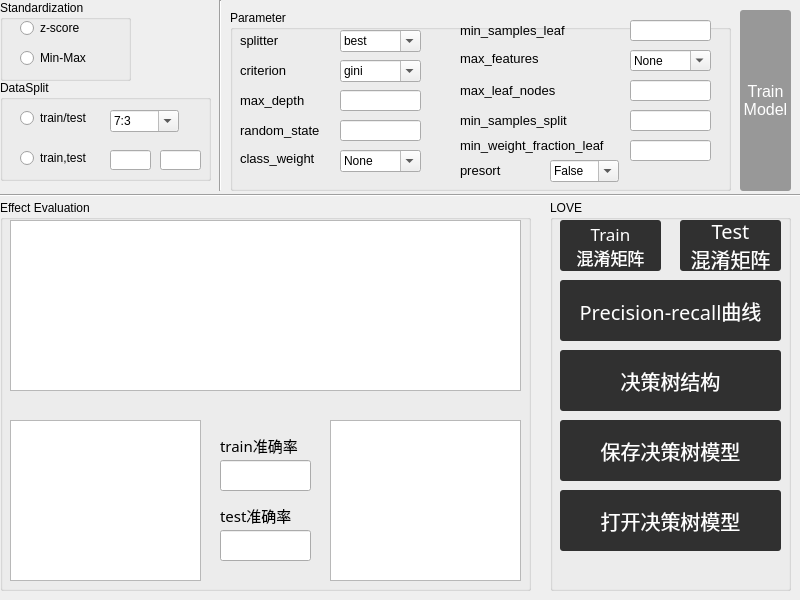
<?xml version="1.0" encoding="UTF-8"?>
<ui version="4.0">
 <class>Dialog</class>
 <widget class="QDialog" name="Dialog">
  <property name="geometry">
   <rect>
    <x>0</x>
    <y>0</y>
    <width>800</width>
    <height>600</height>
   </rect>
  </property>
  <property name="minimumSize">
   <size>
    <width>800</width>
    <height>600</height>
   </size>
  </property>
  <property name="maximumSize">
   <size>
    <width>800</width>
    <height>600</height>
   </size>
  </property>
  <property name="windowTitle">
   <string>DT Classifier</string>
  </property>
  <widget class="QPushButton" name="dt_action">
   <property name="geometry">
    <rect>
     <x>740</x>
     <y>10</y>
     <width>51</width>
     <height>181</height>
    </rect>
   </property>
   <property name="font">
    <font>
     <pointsize>12</pointsize>
    </font>
   </property>
   <property name="styleSheet">
    <string notr="true">QPushButton { background-color:rgb(152, 152, 152); border-radius: 3px; color: rgb(255, 255, 255); } QPushButton:hover { background-color:rgb(91, 91, 136)}</string>
   </property>
   <property name="text">
    <string>Train
Model</string>
   </property>
  </widget>
  <widget class="Line" name="line">
   <property name="geometry">
    <rect>
     <x>0</x>
     <y>180</y>
     <width>801</width>
     <height>31</height>
    </rect>
   </property>
   <property name="orientation">
    <enum>Qt::Horizontal</enum>
   </property>
  </widget>
  <widget class="QGroupBox" name="groupBox_3">
   <property name="geometry">
    <rect>
     <x>0</x>
     <y>0</y>
     <width>131</width>
     <height>81</height>
    </rect>
   </property>
   <property name="title">
    <string>Standardization</string>
   </property>
   <widget class="QRadioButton" name="s_radio_2">
    <property name="geometry">
     <rect>
      <x>20</x>
      <y>50</y>
      <width>89</width>
      <height>16</height>
     </rect>
    </property>
    <property name="text">
     <string>Min-Max</string>
    </property>
   </widget>
   <widget class="QRadioButton" name="s_radio_1">
    <property name="geometry">
     <rect>
      <x>20</x>
      <y>20</y>
      <width>89</width>
      <height>16</height>
     </rect>
    </property>
    <property name="text">
     <string>z-score</string>
    </property>
   </widget>
  </widget>
  <widget class="QGroupBox" name="groupBox_4">
   <property name="geometry">
    <rect>
     <x>0</x>
     <y>80</y>
     <width>211</width>
     <height>101</height>
    </rect>
   </property>
   <property name="title">
    <string>DataSplit</string>
   </property>
   <widget class="QRadioButton" name="d_radio_2">
    <property name="geometry">
     <rect>
      <x>20</x>
      <y>70</y>
      <width>81</width>
      <height>16</height>
     </rect>
    </property>
    <property name="text">
     <string>train,test</string>
    </property>
   </widget>
   <widget class="QRadioButton" name="d_radio_1">
    <property name="geometry">
     <rect>
      <x>20</x>
      <y>30</y>
      <width>89</width>
      <height>16</height>
     </rect>
    </property>
    <property name="text">
     <string>train/test</string>
    </property>
   </widget>
   <widget class="QLineEdit" name="train">
    <property name="geometry">
     <rect>
      <x>110</x>
      <y>70</y>
      <width>41</width>
      <height>20</height>
     </rect>
    </property>
   </widget>
   <widget class="QLineEdit" name="test">
    <property name="geometry">
     <rect>
      <x>160</x>
      <y>70</y>
      <width>41</width>
      <height>20</height>
     </rect>
    </property>
   </widget>
   <widget class="QComboBox" name="tt_box">
    <property name="geometry">
     <rect>
      <x>110</x>
      <y>30</y>
      <width>69</width>
      <height>22</height>
     </rect>
    </property>
    <property name="styleSheet">
     <string notr="true">QPushButton { background-color:rgb(152, 152, 152); border-radius: 3px; color: rgb(255, 255, 255); } QPushButton:hover { background-color:rgb(91, 91, 136)}</string>
    </property>
    <property name="editable">
     <bool>true</bool>
    </property>
    <item>
     <property name="text">
      <string>7:3</string>
     </property>
    </item>
    <item>
     <property name="text">
      <string>9:1</string>
     </property>
    </item>
    <item>
     <property name="text">
      <string>8:2</string>
     </property>
    </item>
    <item>
     <property name="text">
      <string>6:4</string>
     </property>
    </item>
    <item>
     <property name="text">
      <string>5:5</string>
     </property>
    </item>
   </widget>
  </widget>
  <widget class="Line" name="line_2">
   <property name="geometry">
    <rect>
     <x>210</x>
     <y>0</y>
     <width>20</width>
     <height>191</height>
    </rect>
   </property>
   <property name="font">
    <font>
     <pointsize>13</pointsize>
     <weight>50</weight>
     <bold>false</bold>
    </font>
   </property>
   <property name="lineWidth">
    <number>1</number>
   </property>
   <property name="orientation">
    <enum>Qt::Vertical</enum>
   </property>
  </widget>
  <widget class="QGroupBox" name="groupBox_2">
   <property name="geometry">
    <rect>
     <x>550</x>
     <y>200</y>
     <width>241</width>
     <height>391</height>
    </rect>
   </property>
   <property name="title">
    <string>LOVE</string>
   </property>
   <widget class="QPushButton" name="mm_Button02">
    <property name="geometry">
     <rect>
      <x>130</x>
      <y>20</y>
      <width>101</width>
      <height>51</height>
     </rect>
    </property>
    <property name="font">
     <font>
      <family>幼圆</family>
      <pointsize>15</pointsize>
     </font>
    </property>
    <property name="styleSheet">
     <string notr="true">QPushButton { background-color:rgb(48, 48, 48); border-radius: 3px; color: rgb(255, 255, 255); } QPushButton:hover { background-color:rgb(91, 91, 136)}</string>
    </property>
    <property name="text">
     <string>Test
混淆矩阵</string>
    </property>
   </widget>
   <widget class="QPushButton" name="roc_Button">
    <property name="geometry">
     <rect>
      <x>10</x>
      <y>80</y>
      <width>221</width>
      <height>61</height>
     </rect>
    </property>
    <property name="font">
     <font>
      <family>幼圆</family>
      <pointsize>15</pointsize>
     </font>
    </property>
    <property name="styleSheet">
     <string notr="true">QPushButton { background-color:rgb(48, 48, 48); border-radius: 3px; color: rgb(255, 255, 255); } QPushButton:hover { background-color:rgb(91, 91, 136)}</string>
    </property>
    <property name="text">
     <string>Precision-recall曲线</string>
    </property>
   </widget>
   <widget class="QPushButton" name="mm_Button01">
    <property name="geometry">
     <rect>
      <x>10</x>
      <y>20</y>
      <width>101</width>
      <height>51</height>
     </rect>
    </property>
    <property name="font">
     <font>
      <family>幼圆</family>
      <pointsize>13</pointsize>
     </font>
    </property>
    <property name="styleSheet">
     <string notr="true">QPushButton { background-color:rgb(48, 48, 48); border-radius: 3px; color: rgb(255, 255, 255); } QPushButton:hover { background-color:rgb(91, 91, 136)}</string>
    </property>
    <property name="text">
     <string>Train
混淆矩阵</string>
    </property>
   </widget>
   <widget class="QPushButton" name="dtp_Button">
    <property name="geometry">
     <rect>
      <x>10</x>
      <y>150</y>
      <width>221</width>
      <height>61</height>
     </rect>
    </property>
    <property name="font">
     <font>
      <family>幼圆</family>
      <pointsize>15</pointsize>
     </font>
    </property>
    <property name="styleSheet">
     <string notr="true">QPushButton { background-color:rgb(48, 48, 48); border-radius: 3px; color: rgb(255, 255, 255); } QPushButton:hover { background-color:rgb(91, 91, 136)}</string>
    </property>
    <property name="text">
     <string>决策树结构</string>
    </property>
   </widget>
   <widget class="QPushButton" name="save_button">
    <property name="geometry">
     <rect>
      <x>10</x>
      <y>220</y>
      <width>221</width>
      <height>61</height>
     </rect>
    </property>
    <property name="font">
     <font>
      <family>幼圆</family>
      <pointsize>15</pointsize>
     </font>
    </property>
    <property name="styleSheet">
     <string notr="true">QPushButton { background-color:rgb(48, 48, 48); border-radius: 3px; color: rgb(255, 255, 255); } QPushButton:hover { background-color:rgb(91, 91, 136)}</string>
    </property>
    <property name="text">
     <string>保存决策树模型</string>
    </property>
   </widget>
   <widget class="QPushButton" name="open_button">
    <property name="geometry">
     <rect>
      <x>10</x>
      <y>290</y>
      <width>221</width>
      <height>61</height>
     </rect>
    </property>
    <property name="font">
     <font>
      <family>幼圆</family>
      <pointsize>15</pointsize>
     </font>
    </property>
    <property name="styleSheet">
     <string notr="true">QPushButton { background-color:rgb(48, 48, 48); border-radius: 3px; color: rgb(255, 255, 255); } QPushButton:hover { background-color:rgb(91, 91, 136)}</string>
    </property>
    <property name="text">
     <string>打开决策树模型</string>
    </property>
   </widget>
  </widget>
  <widget class="QGroupBox" name="groupBox">
   <property name="geometry">
    <rect>
     <x>0</x>
     <y>200</y>
     <width>531</width>
     <height>391</height>
    </rect>
   </property>
   <property name="title">
    <string>Effect Evaluation</string>
   </property>
   <widget class="QTableWidget" name="dtable01">
    <property name="geometry">
     <rect>
      <x>10</x>
      <y>20</y>
      <width>511</width>
      <height>171</height>
     </rect>
    </property>
   </widget>
   <widget class="QTableWidget" name="dtable02">
    <property name="geometry">
     <rect>
      <x>10</x>
      <y>220</y>
      <width>191</width>
      <height>161</height>
     </rect>
    </property>
   </widget>
   <widget class="QTableWidget" name="dtable03">
    <property name="geometry">
     <rect>
      <x>330</x>
      <y>220</y>
      <width>191</width>
      <height>161</height>
     </rect>
    </property>
   </widget>
   <widget class="QLabel" name="label_2">
    <property name="geometry">
     <rect>
      <x>220</x>
      <y>230</y>
      <width>91</width>
      <height>31</height>
     </rect>
    </property>
    <property name="font">
     <font>
      <family>幼圆</family>
      <pointsize>11</pointsize>
     </font>
    </property>
    <property name="text">
     <string>train准确率</string>
    </property>
   </widget>
   <widget class="QLabel" name="label_3">
    <property name="geometry">
     <rect>
      <x>220</x>
      <y>300</y>
      <width>91</width>
      <height>31</height>
     </rect>
    </property>
    <property name="font">
     <font>
      <family>幼圆</family>
      <pointsize>11</pointsize>
     </font>
    </property>
    <property name="text">
     <string>test准确率</string>
    </property>
   </widget>
   <widget class="QLineEdit" name="train_e">
    <property name="geometry">
     <rect>
      <x>220</x>
      <y>260</y>
      <width>91</width>
      <height>31</height>
     </rect>
    </property>
   </widget>
   <widget class="QLineEdit" name="test_e">
    <property name="geometry">
     <rect>
      <x>220</x>
      <y>330</y>
      <width>91</width>
      <height>31</height>
     </rect>
    </property>
   </widget>
  </widget>
  <widget class="QGroupBox" name="groupBox_6">
   <property name="geometry">
    <rect>
     <x>230</x>
     <y>10</y>
     <width>501</width>
     <height>181</height>
    </rect>
   </property>
   <property name="title">
    <string>Parameter</string>
   </property>
   <widget class="QLabel" name="label_4">
    <property name="geometry">
     <rect>
      <x>230</x>
      <y>100</y>
      <width>131</width>
      <height>21</height>
     </rect>
    </property>
    <property name="font">
     <font>
      <pointsize>10</pointsize>
     </font>
    </property>
    <property name="text">
     <string>min_samples_split</string>
    </property>
   </widget>
   <widget class="QLabel" name="label_5">
    <property name="geometry">
     <rect>
      <x>230</x>
      <y>10</y>
      <width>121</width>
      <height>21</height>
     </rect>
    </property>
    <property name="font">
     <font>
      <pointsize>10</pointsize>
     </font>
    </property>
    <property name="text">
     <string>min_samples_leaf</string>
    </property>
   </widget>
   <widget class="QLabel" name="label_6">
    <property name="geometry">
     <rect>
      <x>10</x>
      <y>110</y>
      <width>91</width>
      <height>21</height>
     </rect>
    </property>
    <property name="font">
     <font>
      <pointsize>10</pointsize>
     </font>
    </property>
    <property name="text">
     <string>random_state</string>
    </property>
   </widget>
   <widget class="QLineEdit" name="rs_edit">
    <property name="geometry">
     <rect>
      <x>110</x>
      <y>110</y>
      <width>81</width>
      <height>21</height>
     </rect>
    </property>
   </widget>
   <widget class="QComboBox" name="sp_box">
    <property name="geometry">
     <rect>
      <x>110</x>
      <y>20</y>
      <width>81</width>
      <height>22</height>
     </rect>
    </property>
    <property name="styleSheet">
     <string notr="true">QPushButton { background-color:rgb(152, 152, 152); border-radius: 3px; color: rgb(255, 255, 255); } QPushButton:hover { background-color:rgb(91, 91, 136)}</string>
    </property>
    <property name="editable">
     <bool>true</bool>
    </property>
    <item>
     <property name="text">
      <string>best</string>
     </property>
    </item>
    <item>
     <property name="text">
      <string>random</string>
     </property>
    </item>
   </widget>
   <widget class="QLineEdit" name="md_edit">
    <property name="geometry">
     <rect>
      <x>110</x>
      <y>80</y>
      <width>81</width>
      <height>21</height>
     </rect>
    </property>
   </widget>
   <widget class="QLabel" name="label">
    <property name="geometry">
     <rect>
      <x>230</x>
      <y>40</y>
      <width>91</width>
      <height>16</height>
     </rect>
    </property>
    <property name="font">
     <font>
      <pointsize>10</pointsize>
     </font>
    </property>
    <property name="text">
     <string>max_features</string>
    </property>
   </widget>
   <widget class="QComboBox" name="pre_box">
    <property name="geometry">
     <rect>
      <x>320</x>
      <y>150</y>
      <width>69</width>
      <height>22</height>
     </rect>
    </property>
    <property name="styleSheet">
     <string notr="true">QPushButton { background-color:rgb(152, 152, 152); border-radius: 3px; color: rgb(255, 255, 255); } QPushButton:hover { background-color:rgb(91, 91, 136)}</string>
    </property>
    <property name="editable">
     <bool>true</bool>
    </property>
    <item>
     <property name="text">
      <string>False</string>
     </property>
    </item>
    <item>
     <property name="text">
      <string>True</string>
     </property>
    </item>
   </widget>
   <widget class="QLabel" name="label_7">
    <property name="geometry">
     <rect>
      <x>10</x>
      <y>80</y>
      <width>71</width>
      <height>21</height>
     </rect>
    </property>
    <property name="font">
     <font>
      <pointsize>10</pointsize>
     </font>
    </property>
    <property name="text">
     <string>max_depth</string>
    </property>
   </widget>
   <widget class="QLabel" name="label_8">
    <property name="geometry">
     <rect>
      <x>230</x>
      <y>120</y>
      <width>181</width>
      <height>31</height>
     </rect>
    </property>
    <property name="font">
     <font>
      <pointsize>10</pointsize>
     </font>
    </property>
    <property name="text">
     <string>min_weight_fraction_leaf</string>
    </property>
   </widget>
   <widget class="QLabel" name="label_9">
    <property name="geometry">
     <rect>
      <x>230</x>
      <y>70</y>
      <width>111</width>
      <height>21</height>
     </rect>
    </property>
    <property name="font">
     <font>
      <pointsize>10</pointsize>
     </font>
    </property>
    <property name="text">
     <string>max_leaf_nodes</string>
    </property>
   </widget>
   <widget class="QLabel" name="label_10">
    <property name="geometry">
     <rect>
      <x>10</x>
      <y>140</y>
      <width>91</width>
      <height>16</height>
     </rect>
    </property>
    <property name="font">
     <font>
      <pointsize>10</pointsize>
     </font>
    </property>
    <property name="text">
     <string>class_weight</string>
    </property>
   </widget>
   <widget class="QLabel" name="label_11">
    <property name="geometry">
     <rect>
      <x>10</x>
      <y>20</y>
      <width>61</width>
      <height>21</height>
     </rect>
    </property>
    <property name="font">
     <font>
      <pointsize>10</pointsize>
     </font>
    </property>
    <property name="text">
     <string>splitter</string>
    </property>
   </widget>
   <widget class="QLabel" name="label_12">
    <property name="geometry">
     <rect>
      <x>10</x>
      <y>50</y>
      <width>71</width>
      <height>21</height>
     </rect>
    </property>
    <property name="font">
     <font>
      <pointsize>10</pointsize>
     </font>
    </property>
    <property name="text">
     <string>criterion</string>
    </property>
   </widget>
   <widget class="QComboBox" name="cr_box">
    <property name="geometry">
     <rect>
      <x>110</x>
      <y>50</y>
      <width>81</width>
      <height>22</height>
     </rect>
    </property>
    <property name="styleSheet">
     <string notr="true">QPushButton { background-color:rgb(152, 152, 152); border-radius: 3px; color: rgb(255, 255, 255); } QPushButton:hover { background-color:rgb(91, 91, 136)}</string>
    </property>
    <property name="editable">
     <bool>true</bool>
    </property>
    <item>
     <property name="text">
      <string>gini</string>
     </property>
    </item>
    <item>
     <property name="text">
      <string>entropy</string>
     </property>
    </item>
   </widget>
   <widget class="QComboBox" name="cw_box">
    <property name="geometry">
     <rect>
      <x>110</x>
      <y>140</y>
      <width>81</width>
      <height>22</height>
     </rect>
    </property>
    <property name="styleSheet">
     <string notr="true">QPushButton { background-color:rgb(152, 152, 152); border-radius: 3px; color: rgb(255, 255, 255); } QPushButton:hover { background-color:rgb(91, 91, 136)}</string>
    </property>
    <property name="editable">
     <bool>true</bool>
    </property>
    <item>
     <property name="text">
      <string>None</string>
     </property>
    </item>
    <item>
     <property name="text">
      <string>balanced</string>
     </property>
    </item>
   </widget>
   <widget class="QLabel" name="label_13">
    <property name="geometry">
     <rect>
      <x>230</x>
      <y>150</y>
      <width>61</width>
      <height>21</height>
     </rect>
    </property>
    <property name="font">
     <font>
      <pointsize>10</pointsize>
     </font>
    </property>
    <property name="text">
     <string>presort</string>
    </property>
   </widget>
   <widget class="QLineEdit" name="mln_edit">
    <property name="geometry">
     <rect>
      <x>400</x>
      <y>70</y>
      <width>81</width>
      <height>21</height>
     </rect>
    </property>
   </widget>
   <widget class="QLineEdit" name="mss_edit">
    <property name="geometry">
     <rect>
      <x>400</x>
      <y>100</y>
      <width>81</width>
      <height>21</height>
     </rect>
    </property>
   </widget>
   <widget class="QLineEdit" name="wfl_edit">
    <property name="geometry">
     <rect>
      <x>400</x>
      <y>130</y>
      <width>81</width>
      <height>21</height>
     </rect>
    </property>
   </widget>
   <widget class="QComboBox" name="mf_box">
    <property name="geometry">
     <rect>
      <x>400</x>
      <y>40</y>
      <width>81</width>
      <height>21</height>
     </rect>
    </property>
    <property name="styleSheet">
     <string notr="true">QPushButton { background-color:rgb(152, 152, 152); border-radius: 3px; color: rgb(255, 255, 255); } QPushButton:hover { background-color:rgb(91, 91, 136)}</string>
    </property>
    <property name="editable">
     <bool>true</bool>
    </property>
    <item>
     <property name="text">
      <string>None</string>
     </property>
    </item>
    <item>
     <property name="text">
      <string>auto</string>
     </property>
    </item>
    <item>
     <property name="text">
      <string>sqrt</string>
     </property>
    </item>
    <item>
     <property name="text">
      <string>log2</string>
     </property>
    </item>
   </widget>
   <widget class="QLineEdit" name="msl_edit">
    <property name="geometry">
     <rect>
      <x>400</x>
      <y>10</y>
      <width>81</width>
      <height>21</height>
     </rect>
    </property>
   </widget>
  </widget>
 </widget>
 <resources/>
 <connections/>
</ui>
